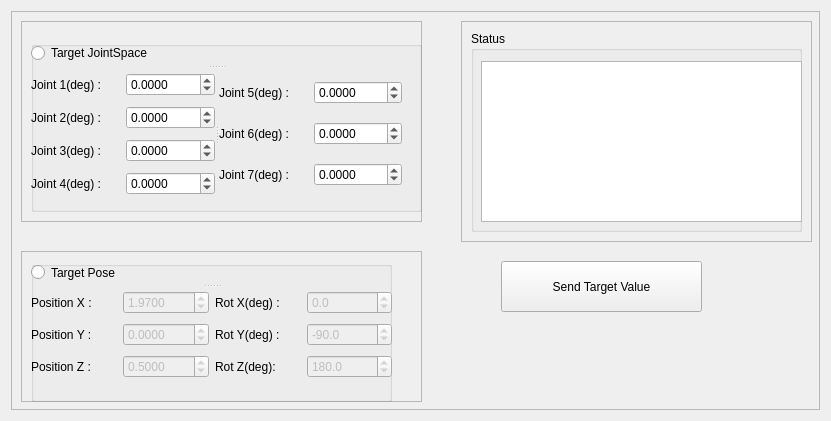
<?xml version="1.0" encoding="UTF-8"?>
<ui version="4.0">
 <class>Form</class>
 <widget class="QWidget" name="Form">
  <property name="enabled">
   <bool>true</bool>
  </property>
  <property name="geometry">
   <rect>
    <x>0</x>
    <y>0</y>
    <width>831</width>
    <height>421</height>
   </rect>
  </property>
  <property name="windowTitle">
   <string>Form</string>
  </property>
  <layout class="QGridLayout" name="gridLayout_2">
   <item row="0" column="1">
    <widget class="QFrame" name="frame_6">
     <property name="frameShape">
      <enum>QFrame::StyledPanel</enum>
     </property>
     <property name="frameShadow">
      <enum>QFrame::Raised</enum>
     </property>
     <widget class="QFrame" name="frame_5">
      <property name="geometry">
       <rect>
        <x>450</x>
        <y>10</y>
        <width>351</width>
        <height>221</height>
       </rect>
      </property>
      <property name="frameShape">
       <enum>QFrame::StyledPanel</enum>
      </property>
      <property name="frameShadow">
       <enum>QFrame::Raised</enum>
      </property>
      <widget class="QGroupBox" name="groupBox_5">
       <property name="geometry">
        <rect>
         <x>10</x>
         <y>10</y>
         <width>331</width>
         <height>201</height>
        </rect>
       </property>
       <property name="title">
        <string>Status</string>
       </property>
       <widget class="QPlainTextEdit" name="pTextEdit_status">
        <property name="geometry">
         <rect>
          <x>10</x>
          <y>30</y>
          <width>321</width>
          <height>161</height>
         </rect>
        </property>
       </widget>
      </widget>
     </widget>
     <widget class="QFrame" name="frame_4">
      <property name="enabled">
       <bool>true</bool>
      </property>
      <property name="geometry">
       <rect>
        <x>10</x>
        <y>240</y>
        <width>401</width>
        <height>151</height>
       </rect>
      </property>
      <property name="frameShape">
       <enum>QFrame::StyledPanel</enum>
      </property>
      <property name="frameShadow">
       <enum>QFrame::Raised</enum>
      </property>
      <widget class="QGroupBox" name="groupBox_4">
       <property name="geometry">
        <rect>
         <x>10</x>
         <y>10</y>
         <width>361</width>
         <height>141</height>
        </rect>
       </property>
       <property name="title">
        <string/>
       </property>
       <widget class="QSplitter" name="splitter_3">
        <property name="geometry">
         <rect>
          <x>0</x>
          <y>0</y>
          <width>361</width>
          <height>121</height>
         </rect>
        </property>
        <property name="orientation">
         <enum>Qt::Vertical</enum>
        </property>
        <widget class="QRadioButton" name="rB_target_cartesian_space">
         <property name="text">
          <string>Target Pose</string>
         </property>
        </widget>
        <widget class="QWidget" name="layoutWidget">
         <layout class="QHBoxLayout" name="horizontalLayout_7">
          <item>
           <layout class="QVBoxLayout" name="verticalLayout_4">
            <item>
             <layout class="QHBoxLayout" name="horizontalLayout">
              <item>
               <widget class="QLabel" name="label">
                <property name="text">
                 <string>Position X : </string>
                </property>
               </widget>
              </item>
              <item>
               <widget class="QDoubleSpinBox" name="dSB_pos_x">
                <property name="enabled">
                 <bool>false</bool>
                </property>
                <property name="decimals">
                 <number>4</number>
                </property>
                <property name="minimum">
                 <double>-3.000000000000000</double>
                </property>
                <property name="maximum">
                 <double>3.000000000000000</double>
                </property>
                <property name="singleStep">
                 <double>0.010000000000000</double>
                </property>
                <property name="value">
                 <double>1.970000000000000</double>
                </property>
               </widget>
              </item>
             </layout>
            </item>
            <item>
             <layout class="QHBoxLayout" name="horizontalLayout_2">
              <item>
               <widget class="QLabel" name="label_2">
                <property name="text">
                 <string>Position Y :</string>
                </property>
               </widget>
              </item>
              <item>
               <widget class="QDoubleSpinBox" name="dSB_pos_y">
                <property name="enabled">
                 <bool>false</bool>
                </property>
                <property name="decimals">
                 <number>4</number>
                </property>
                <property name="minimum">
                 <double>-3.000000000000000</double>
                </property>
                <property name="maximum">
                 <double>3.000000000000000</double>
                </property>
                <property name="singleStep">
                 <double>0.010000000000000</double>
                </property>
               </widget>
              </item>
             </layout>
            </item>
            <item>
             <layout class="QHBoxLayout" name="horizontalLayout_3">
              <item>
               <widget class="QLabel" name="label_3">
                <property name="text">
                 <string>Position Z :</string>
                </property>
               </widget>
              </item>
              <item>
               <widget class="QDoubleSpinBox" name="dSB_pos_z">
                <property name="enabled">
                 <bool>false</bool>
                </property>
                <property name="decimals">
                 <number>4</number>
                </property>
                <property name="minimum">
                 <double>-3.000000000000000</double>
                </property>
                <property name="maximum">
                 <double>3.000000000000000</double>
                </property>
                <property name="singleStep">
                 <double>0.010000000000000</double>
                </property>
                <property name="value">
                 <double>0.500000000000000</double>
                </property>
               </widget>
              </item>
             </layout>
            </item>
           </layout>
          </item>
          <item>
           <layout class="QVBoxLayout" name="verticalLayout_3">
            <item>
             <layout class="QHBoxLayout" name="horizontalLayout_6">
              <item>
               <widget class="QLabel" name="label_5">
                <property name="text">
                 <string>Rot X(deg) :</string>
                </property>
               </widget>
              </item>
              <item>
               <widget class="QDoubleSpinBox" name="dSB_rot_x">
                <property name="enabled">
                 <bool>false</bool>
                </property>
                <property name="decimals">
                 <number>1</number>
                </property>
                <property name="minimum">
                 <double>-360.000000000000000</double>
                </property>
                <property name="maximum">
                 <double>360.000000000000000</double>
                </property>
                <property name="value">
                 <double>0.000000000000000</double>
                </property>
               </widget>
              </item>
             </layout>
            </item>
            <item>
             <layout class="QHBoxLayout" name="horizontalLayout_5">
              <item>
               <widget class="QLabel" name="label_6">
                <property name="text">
                 <string>Rot Y(deg) :</string>
                </property>
               </widget>
              </item>
              <item>
               <widget class="QDoubleSpinBox" name="dSB_rot_y">
                <property name="enabled">
                 <bool>false</bool>
                </property>
                <property name="decimals">
                 <number>1</number>
                </property>
                <property name="minimum">
                 <double>-360.000000000000000</double>
                </property>
                <property name="maximum">
                 <double>360.000000000000000</double>
                </property>
                <property name="value">
                 <double>-90.000000000000000</double>
                </property>
               </widget>
              </item>
             </layout>
            </item>
            <item>
             <layout class="QHBoxLayout" name="horizontalLayout_4">
              <item>
               <widget class="QLabel" name="label_4">
                <property name="text">
                 <string>Rot Z(deg):  </string>
                </property>
               </widget>
              </item>
              <item>
               <widget class="QDoubleSpinBox" name="dSB_rot_z">
                <property name="enabled">
                 <bool>false</bool>
                </property>
                <property name="decimals">
                 <number>1</number>
                </property>
                <property name="minimum">
                 <double>-360.000000000000000</double>
                </property>
                <property name="maximum">
                 <double>360.000000000000000</double>
                </property>
                <property name="value">
                 <double>180.000000000000000</double>
                </property>
               </widget>
              </item>
             </layout>
            </item>
           </layout>
          </item>
         </layout>
        </widget>
       </widget>
      </widget>
     </widget>
     <widget class="QFrame" name="frame_7">
      <property name="geometry">
       <rect>
        <x>10</x>
        <y>10</y>
        <width>401</width>
        <height>201</height>
       </rect>
      </property>
      <property name="frameShape">
       <enum>QFrame::StyledPanel</enum>
      </property>
      <property name="frameShadow">
       <enum>QFrame::Raised</enum>
      </property>
      <widget class="QGroupBox" name="groupBox_6">
       <property name="geometry">
        <rect>
         <x>10</x>
         <y>20</y>
         <width>391</width>
         <height>171</height>
        </rect>
       </property>
       <property name="title">
        <string/>
       </property>
       <widget class="QSplitter" name="splitter_2">
        <property name="geometry">
         <rect>
          <x>0</x>
          <y>0</y>
          <width>371</width>
          <height>158</height>
         </rect>
        </property>
        <property name="orientation">
         <enum>Qt::Vertical</enum>
        </property>
        <widget class="QRadioButton" name="rB_target_joint_space">
         <property name="text">
          <string>Target JointSpace</string>
         </property>
         <property name="checkable">
          <bool>true</bool>
         </property>
         <property name="checked">
          <bool>false</bool>
         </property>
        </widget>
        <widget class="QSplitter" name="splitter">
         <property name="orientation">
          <enum>Qt::Horizontal</enum>
         </property>
         <widget class="QWidget" name="">
          <layout class="QVBoxLayout" name="verticalLayout">
           <item>
            <layout class="QHBoxLayout" name="horizontalLayout_9">
             <item>
              <widget class="QLabel" name="label_7">
               <property name="text">
                <string>Joint 1(deg) :</string>
               </property>
              </widget>
             </item>
             <item>
              <widget class="QDoubleSpinBox" name="dSB_jt_1">
               <property name="decimals">
                <number>4</number>
               </property>
               <property name="minimum">
                <double>-360.000000000000000</double>
               </property>
               <property name="maximum">
                <double>360.000000000000000</double>
               </property>
               <property name="singleStep">
                <double>1.000000000000000</double>
               </property>
               <property name="value">
                <double>0.000000000000000</double>
               </property>
              </widget>
             </item>
            </layout>
           </item>
           <item>
            <layout class="QHBoxLayout" name="horizontalLayout_10">
             <item>
              <widget class="QLabel" name="label_8">
               <property name="text">
                <string>Joint 2(deg) :</string>
               </property>
              </widget>
             </item>
             <item>
              <widget class="QDoubleSpinBox" name="dSB_jt_2">
               <property name="decimals">
                <number>4</number>
               </property>
               <property name="minimum">
                <double>-360.000000000000000</double>
               </property>
               <property name="maximum">
                <double>360.000000000000000</double>
               </property>
               <property name="singleStep">
                <double>1.000000000000000</double>
               </property>
              </widget>
             </item>
            </layout>
           </item>
           <item>
            <layout class="QHBoxLayout" name="horizontalLayout_11">
             <item>
              <widget class="QLabel" name="label_9">
               <property name="text">
                <string>Joint 3(deg) :</string>
               </property>
              </widget>
             </item>
             <item>
              <widget class="QDoubleSpinBox" name="dSB_jt_3">
               <property name="decimals">
                <number>4</number>
               </property>
               <property name="minimum">
                <double>-360.000000000000000</double>
               </property>
               <property name="maximum">
                <double>360.000000000000000</double>
               </property>
               <property name="singleStep">
                <double>1.000000000000000</double>
               </property>
               <property name="value">
                <double>0.000000000000000</double>
               </property>
              </widget>
             </item>
            </layout>
           </item>
           <item>
            <layout class="QHBoxLayout" name="horizontalLayout_12">
             <item>
              <widget class="QLabel" name="label_10">
               <property name="text">
                <string>Joint 4(deg) :</string>
               </property>
              </widget>
             </item>
             <item>
              <widget class="QDoubleSpinBox" name="dSB_jt_4">
               <property name="decimals">
                <number>4</number>
               </property>
               <property name="minimum">
                <double>-360.000000000000000</double>
               </property>
               <property name="maximum">
                <double>360.000000000000000</double>
               </property>
               <property name="value">
                <double>0.000000000000000</double>
               </property>
              </widget>
             </item>
            </layout>
           </item>
          </layout>
         </widget>
         <widget class="QWidget" name="">
          <layout class="QVBoxLayout" name="verticalLayout_2">
           <item>
            <layout class="QHBoxLayout" name="horizontalLayout_13">
             <item>
              <widget class="QLabel" name="label_11">
               <property name="text">
                <string>Joint 5(deg) :</string>
               </property>
              </widget>
             </item>
             <item>
              <widget class="QDoubleSpinBox" name="dSB_jt_5">
               <property name="decimals">
                <number>4</number>
               </property>
               <property name="minimum">
                <double>-360.000000000000000</double>
               </property>
               <property name="maximum">
                <double>360.000000000000000</double>
               </property>
               <property name="value">
                <double>0.000000000000000</double>
               </property>
              </widget>
             </item>
            </layout>
           </item>
           <item>
            <layout class="QHBoxLayout" name="horizontalLayout_14">
             <item>
              <widget class="QLabel" name="label_12">
               <property name="text">
                <string>Joint 6(deg) :</string>
               </property>
              </widget>
             </item>
             <item>
              <widget class="QDoubleSpinBox" name="dSB_jt_6">
               <property name="decimals">
                <number>4</number>
               </property>
               <property name="minimum">
                <double>-360.000000000000000</double>
               </property>
               <property name="maximum">
                <double>360.000000000000000</double>
               </property>
               <property name="value">
                <double>0.000000000000000</double>
               </property>
              </widget>
             </item>
            </layout>
           </item>
           <item>
            <layout class="QHBoxLayout" name="horizontalLayout_15">
             <item>
              <widget class="QLabel" name="label_13">
               <property name="text">
                <string>Joint 7(deg) :</string>
               </property>
              </widget>
             </item>
             <item>
              <widget class="QDoubleSpinBox" name="dSB_jt_7">
               <property name="decimals">
                <number>4</number>
               </property>
               <property name="minimum">
                <double>-360.000000000000000</double>
               </property>
               <property name="maximum">
                <double>360.000000000000000</double>
               </property>
               <property name="singleStep">
                <double>1.000000000000000</double>
               </property>
               <property name="value">
                <double>0.000000000000000</double>
               </property>
              </widget>
             </item>
            </layout>
           </item>
          </layout>
         </widget>
        </widget>
       </widget>
      </widget>
     </widget>
     <widget class="QPushButton" name="sendButton">
      <property name="geometry">
       <rect>
        <x>490</x>
        <y>250</y>
        <width>201</width>
        <height>51</height>
       </rect>
      </property>
      <property name="text">
       <string>Send Target Value</string>
      </property>
     </widget>
    </widget>
   </item>
  </layout>
 </widget>
 <resources/>
 <connections/>
</ui>
